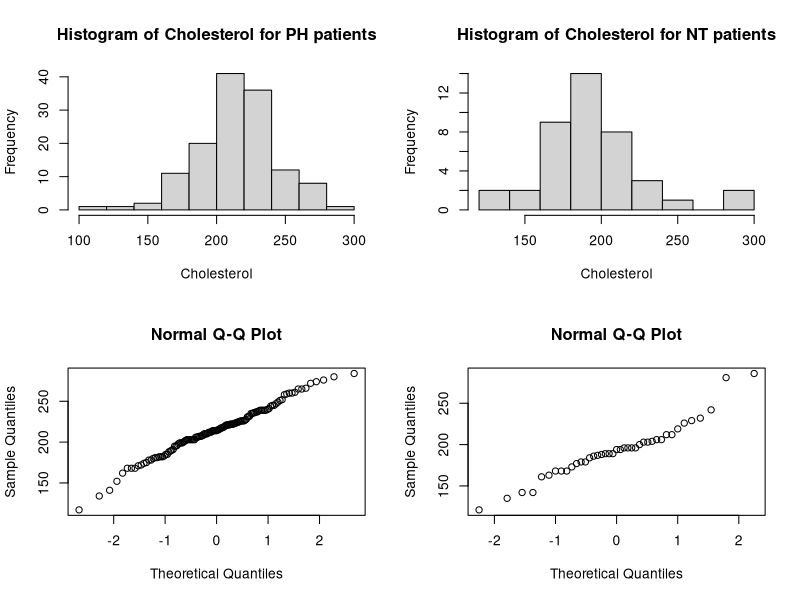
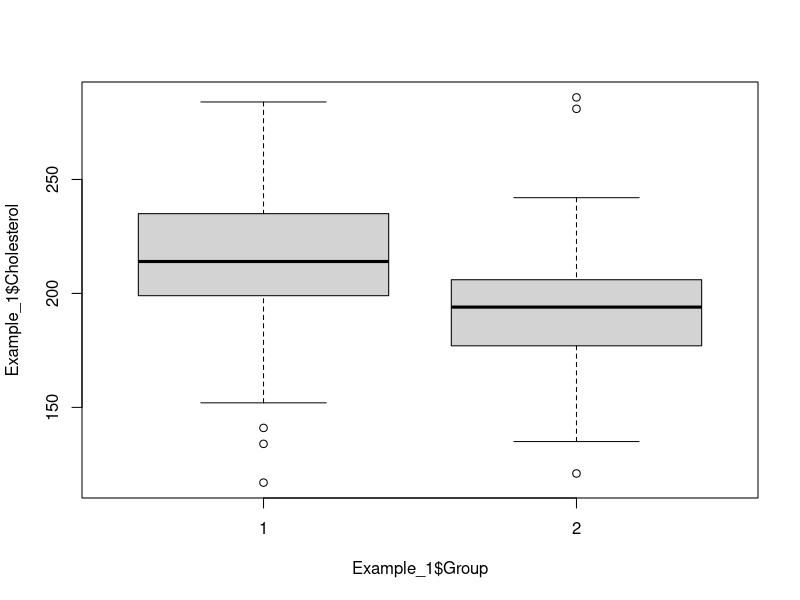
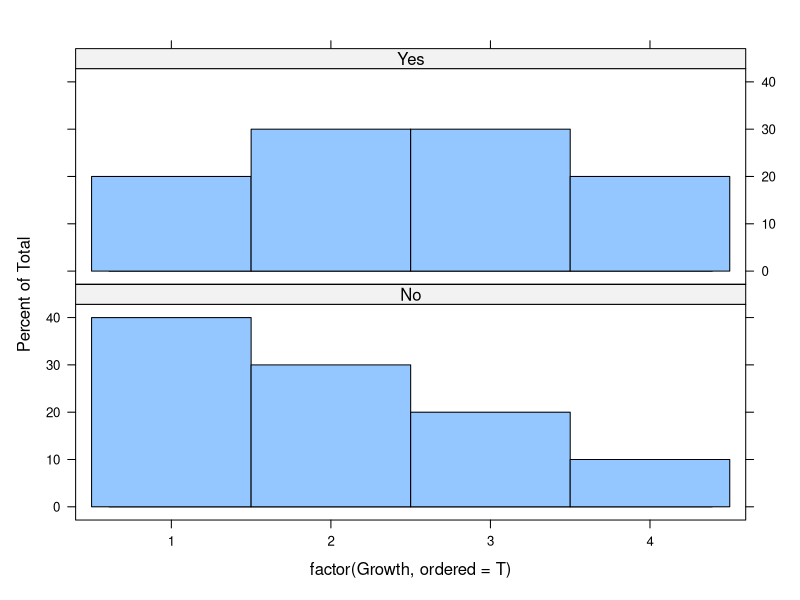

The R source for these figures, in order:
library(dplyr)
library(plyr)

setwd('/Users/sarahmullin/Desktop/Teaching/BioStatsBasics/')
Example_1=read.csv("Dataset1.csv", sep=",", header=T)
colnames(Example_1)<-c("Cholesterol", "Group")

#n1=133
n1=length(Example_1[Example_1[,2]==1,][,2])
n1
#n2=41
n2=length(Example_1[Example_1[,2]==2,][,2])
n2

par(mfrow=c(2,2))
hist(Example_1[Example_1[,2]==1,][,1], main="Histogram of Cholesterol for PH patients", xlab="Cholesterol")
hist(Example_1[Example_1[,2]==2,][,1], main="Histogram of Cholesterol for NT patients", xlab="Cholesterol")
qqnorm(Example_1[Example_1[,2]==1,][,1])
qqnorm(Example_1[Example_1[,2]==2,][,1])

par(mfrow=c(1,1))
boxplot(Example_1$Cholesterol~Example_1$Group)
sqrt(var(Example_1[Example_1[,2]==1,][,1]))
sqrt(var(Example_1[Example_1[,2]==2,][,1]))

T1=t.test(Example_1$Cholesterol~Example_1$Group, alternative="greater", var.equal=T)
T1
T2=t.test(Example_1$Cholesterol~Example_1$Group, alternative="greater", var.equal=F)
T2

?t.test

t.test(Example_1$Cholesterol~Example_1$Group, alternative="less", var.equal=T)
##note: 
1-T1$p.value

t.test(Example_1$Cholesterol~Example_1$Group, alternative="two.sided", var.equal=T)
2*T1$p.value
#Note: Since this is a two-sided test, the 95% confidence interval is bounded by two sides--(10.77, 32.26)

##create 2x2 table
Example_2<-as.table(matrix(c(20,30,10,40), nrow=2, ncol=2, dimnames=list(c("Growth:Yes", "Growth:No"), c("Centrifuged", "Noncentrifuged" ))))
###tables can also be created from individual data using the function table()
Example_2

##H0: no association between growth and centrifugation in the population; p1-p2=0
##Ha: association between growth and centrifugation the population p1-p2=0

#incidence of combined morbidity index
n1=Example_2[1,2]+Example_2[1,1]
n2=Example_2[2,1]+Example_2[2,2]
incidence_exposed=Example_2[1,1]/n1  ####p1
incidence_unexposed=Example_2[2,1]/n2  ####p2
incidence_exposed
incidence_unexposed


###Chi-square test
Test_2=chisq.test(Example_2, correct=F)
Test_2
#often times, we use something called continuity correction when we are using a continuous function (like the Chi-square) to approximate a discrete function (like binomial)
# to enable continuity correction, change Test=chisq.test(Ex1, correct=T)

####check assumptions, expected count at least 80% of cells >5: 
Test_2$expected
#all cells are greater than 5

#df=(r-1)*(c-1)=(2-1)*(2-1)=1
#Test statistic=4.7619
#p-value is P(X^2>7.101)=.0291
#this p-value can also be found this way: 1-pchisq(4.7619,1)


##create 2x2 table
Example_3<-as.table(matrix(c(2,0,115,862), nrow=2, ncol=2, dimnames=list(c("Group1:exposed", "Group2:unexposed "), c("Colonic Necrosis", "No Colonic Necrosis" ))))
Example_3

###incidence estimates
n1=Example_3[1,2]+Example_3[1,1]
n2=Example_3[2,1]+Example_3[2,2]
incidence_exposed=Example_3[1,1]/n1  ####p1
incidence_unexposed=Example_3[2,1]/n2  ####p2
incidence_exposed
incidence_unexposed

##H0: no association between drug and colonic necrosis in the population; p1-p2=0
##Ha: association between drug and colonic necrosisin the population p1-p2 >0


####check assumptions, expected count at least 80% of cells >5: 
Test_3=chisq.test(Example_3)
Test_3$expected


###two cells <5...use fisher exact
Test_3=fisher.test(Example_3, alternative="greater")
Test_3

?fisher.test

###create 2x2 table
Example_4<-as.table(matrix(c(0,5,17,0), nrow=2, ncol=2, dimnames=list(c("Yes Died Smoking Twin", "No Died Smoking Twin "), c("Yes Died Non-Smoking Twin", "No Died Non-Smoking Twin" ))))
###tables can also be created from individual data using the function table()
###Normal Approximation Method: McNemar 
##H0: no association between smoking and earlier mortality in the population; 
##marginal probabilities for each outcome are the same p_a+p_b=p_c+p_d
##Ha: association between smoking and earlier mortality in the population
Example_4

#Check assumption b+c>20: 5+17>20 
##without continuity correction
mcnemar.test(Example_4, correct=F)
#with continuity correction
mcnemar.test(Example_4, correct=T)

#Test statistic: X^2=5.5
#df=1
#p-value=.01902
#same as
1-pchisq(5.5,1)
#1-P(X^2<5.5)=P(X^2>5.5)

##H0: no association between smoking and earlier mortality in the population; 
#marginal probabilities for each outcome are the same p_a+p_b=p_c+p_d
##Ha: association between smoking and earlier mortality in the population

#number of discordant pairs n=17+5 Bernouilli Trials
n=Example_4[1,2]+Example_4[2,1]
n
###proportion of positive discordancies
p=Example_4[1,2]/n
p
###number of successes
x=Example_4[1,2]
x

###binomial test
binom.test(x,n, alternative=c("two.sided"))

Occasion<-c(seq(1,10,1),seq(1,10,1))

Cloth<-c(1*10^4,3.3*10^7,5.7*10^7,1.9*10^7,1.2*10^4,8.8*10^2,2.6*10^6,3.3*10^7,8.7*10^6,7.6*10^7 )
Sponge<-c(4.6*10^6,9.8*10^7,1.3*10^8,1.3*10^8,6.0*10^2,4.7*10^7,1.4*10^8,1.2*10^8,2.1*10^8,1.1*10^8 )
Df2<-cbind(Occasion, Cloth, Sponge)
colnames(Df2)<-c("Occasion", "Cloth", "Sponge")
Df2

wilcox.test(Cloth,Sponge, data=Df2,paired=TRUE)

Example_5<-as.table(matrix(c(10,20,15,15,15,10,10,5), nrow=2, ncol=4, dimnames=list(c("Yes", "No"), c("1 = no growth", "2 = minimal growth","3 = moderate growth","4 = confluent growth" ))))
Example_5


# Let's turn this into a dataset!
Growth<-c(rep(1,10), rep(2,15), rep(3,15), rep(4,10),rep(1,20), rep(2,15), rep(3,10), rep(4,5))
CultureGroups<-c(rep('Yes',50), rep('No',50))
Df<-as.data.frame(cbind(as.numeric(Growth),CultureGroups))
colnames(Df)<-c('Growth', 'CultureGroups')

library(lattice)

histogram(~ factor(Growth, ordered=T) | CultureGroups,
          data=Df,
          layout=c(1,2)      #  columns and rows of individual plots
          )

wilcox.test(as.numeric(Growth)~CultureGroups, data=Df)
